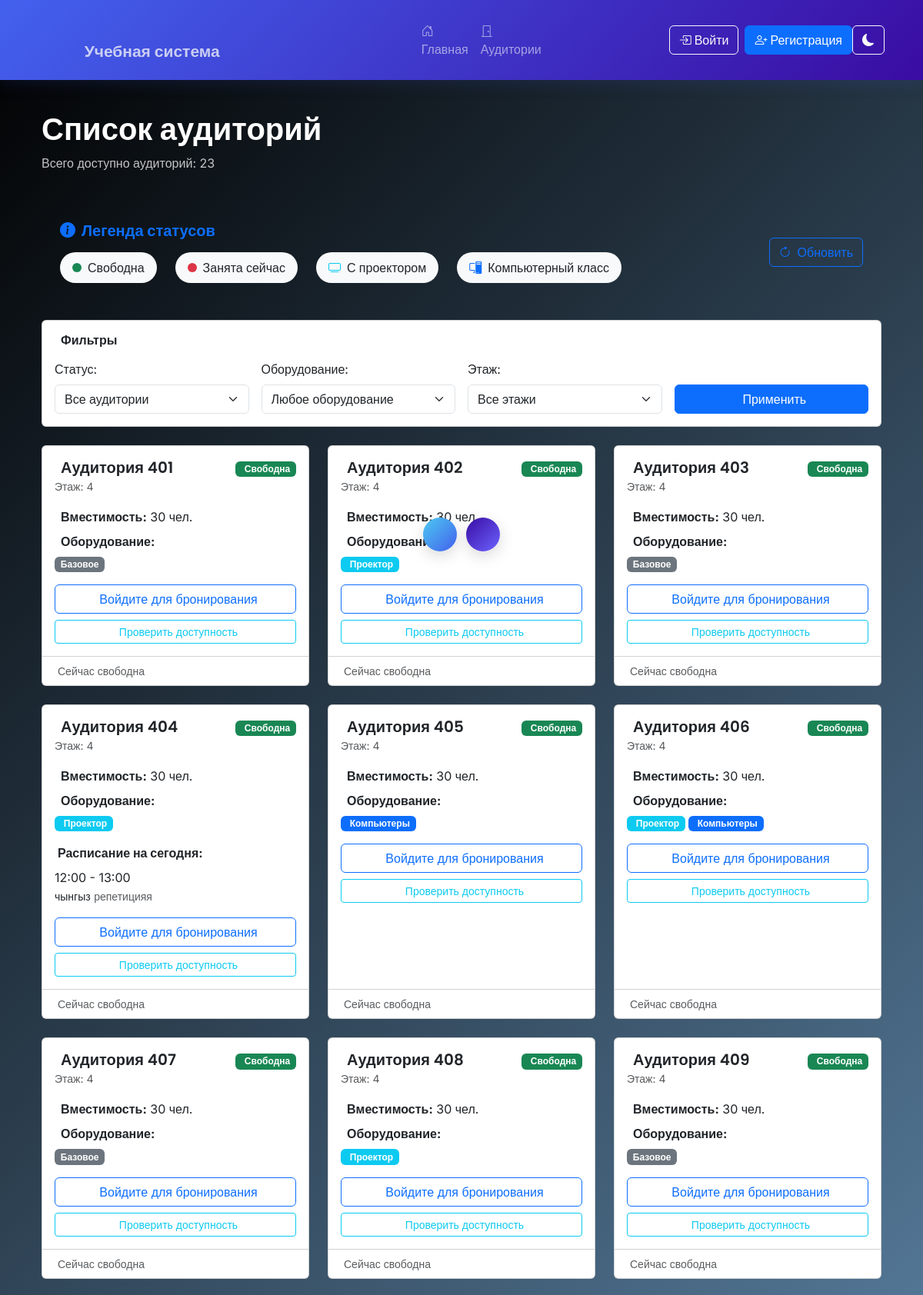
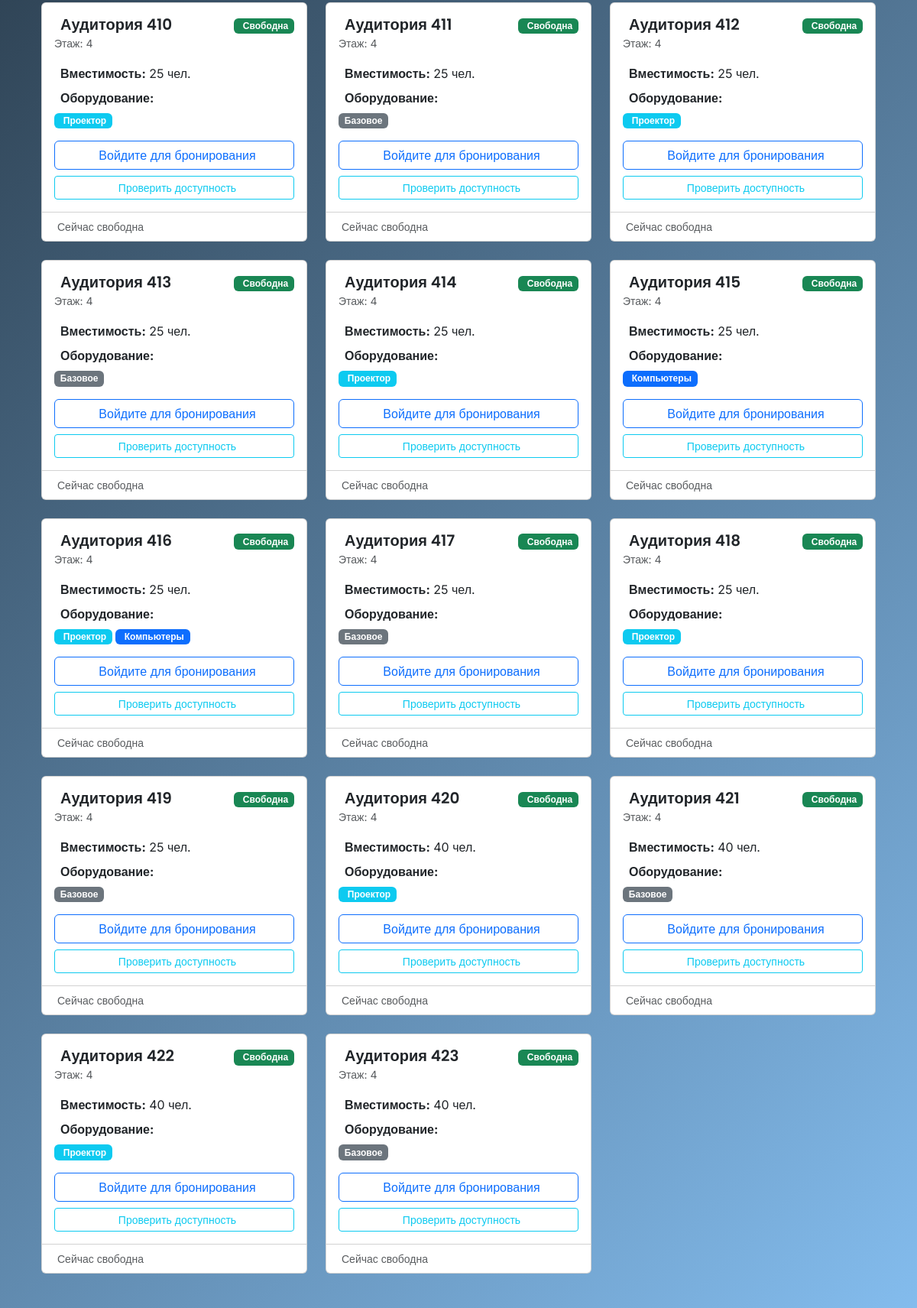
Page /classrooms (upper part) on the committed database (2 pictures, top to bottom).
### app/models.py (models this page shows, shortened)
class Classroom(db.Model):
    __tablename__ = 'classroom'
    id = db.Column(db.Integer, primary_key=True)
    room_number = db.Column(db.String(20), unique=True, nullable=False)
    capacity = db.Column(db.Integer, nullable=False)
    floor = db.Column(db.Integer, nullable=False)
    has_projector = db.Column(db.Boolean, default=False)
    has_computers = db.Column(db.Boolean, default=False)
    is_active = db.Column(db.Boolean, default=True)
    bookings = db.relationship('Booking', backref='classroom', lazy='dynamic')

class Booking(db.Model):
    __tablename__ = 'booking'
    id = db.Column(db.Integer, primary_key=True)
    user_id = db.Column(db.Integer, db.ForeignKey('user.id'), nullable=False)
    classroom_id = db.Column(db.Integer, db.ForeignKey('classroom.id'), nullable=False)
    booking_date = db.Column(db.Date, nullable=False)
    start_time = db.Column(db.Time, nullable=False)
    end_time = db.Column(db.Time, nullable=False)
    purpose = db.Column(db.String(200), nullable=False)
    status = db.Column(db.String(20), default='pending')
    created_at = db.Column(db.DateTime, default=datetime.utcnow)
    recurring_booking_id = db.Column(db.Integer, db.ForeignKey('recurring_booking.id'), nullable=True)
    recurring_booking = db.relationship('RecurringBooking', backref='generated_bookings')

class User(UserMixin, db.Model):
    __tablename__ = 'user'
    id = db.Column(db.Integer, primary_key=True)
    username = db.Column(db.String(64), unique=True, nullable=False)
    email = db.Column(db.String(120), unique=True, nullable=False)
    password_hash = db.Column(db.String(256))
    role = db.Column(db.String(20), default='student')
    created_at = db.Column(db.DateTime, default=datetime.utcnow)
    bookings = db.relationship('Booking', backref='user', lazy='dynamic')

### app/routes.py (the view)
@main_bp.route('/classrooms')
def classrooms():
    status_filter = request.args.get('status', 'all')
    equipment_filter = request.args.get('equipment', 'all')
    floor_filter = request.args.get('floor', 'all')
    query = Classroom.query.filter_by(is_active=True)
    if equipment_filter != 'all':
        if equipment_filter == 'projector':
            query = query.filter_by(has_projector=True)
        elif equipment_filter == 'computers':
            query = query.filter_by(has_computers=True)
    if floor_filter != 'all':
        query = query.filter_by(floor=int(floor_filter))
    classrooms_list = query.all()
    now = datetime.now()
    current_date = now.date()
    current_time = now.time()
    for classroom in classrooms_list:
        active_booking = Booking.query.filter(
            Booking.classroom_id == classroom.id,
            Booking.booking_date == current_date,
            Booking.status == 'approved',
            Booking.start_time <= current_time,
            Booking.end_time > current_time
        ).first()
        classroom.is_occupied_now = active_booking is not None
        if active_booking:
            classroom.occupied_by = active_booking.user.username
            classroom.occupied_until = active_booking.end_time
            classroom.booking_purpose = active_booking.purpose
        today_bookings = Booking.query.filter(
            Booking.classroom_id == classroom.id,
            Booking.booking_date == current_date,
            Booking.status == 'approved'
        ).order_by(Booking.start_time).all()
        classroom.today_bookings = today_bookings
    if status_filter == 'free':
        classrooms_list = [c for c in classrooms_list if not c.is_occupied_now]
    elif status_filter == 'occupied':
        classrooms_list = [c for c in classrooms_list if c.is_occupied_now]
    from datetime import timedelta
    max_date = current_date + timedelta(days=30)
    return render_template('classrooms.html',
                         title='Аудитории',
                         classrooms=classrooms_list,
                         now=now,
                         current_date=current_date,
                         max_date=max_date,
                         status_filter=status_filter,
                         equipment_filter=equipment_filter,
                         floor_filter=floor_filter)

### app/routes.py (called while the page is built)
@main_bp.context_processor
def inject_now():
    return {'now': datetime.now()}

### app/templates/classrooms.html (shortened to what this page needs)
{% extends "base.html" %}
{% block content %}
<div class="container">
    <div class="row mb-4">
        <div class="col-12">
            <h1 class="text-white"> Список аудиторий</h1>
            <p class="text-white opacity-75">Всего доступно аудиторий: {{ classrooms|length }}</p>
        </div>
    </div>
    <div class="row mb-4 fade-in">
    <div class="col-12">
        <div class="modern-card">
            <div class="card-body p-4">
                <div class="d-flex justify-content-between align-items-center flex-wrap gap-3">
                    <div>
                        <h5 class="mb-3 fw-semibold text-primary">
                            <i class="bi bi-info-circle-fill me-2"></i>Легенда статусов
                        </h5>
                        <div class="d-flex flex-wrap gap-4 mt-3">
                            <div class="d-flex align-items-center bg-light rounded-pill px-3 py-2">
                                <div class="status-indicator bg-success me-2 rounded-circle" style="width: 12px; height: 12px;"></div>
                                <span class="fw-medium">Свободна</span>
                            </div>
                            <div class="d-flex align-items-center bg-light rounded-pill px-3 py-2">
                                <div class="status-indicator bg-danger me-2 rounded-circle" style="width: 12px; height: 12px;"></div>
                                <span class="fw-medium">Занята сейчас</span>
                            </div>
                            <div class="d-flex align-items-center bg-light rounded-pill px-3 py-2">
                                <i class="bi bi-tv text-info me-2"></i>
                                <span class="fw-medium">С проектором</span>
                            </div>
                            <div class="d-flex align-items-center bg-light rounded-pill px-3 py-2">
                                <i class="bi bi-pc-display text-primary me-2"></i>
                                <span class="fw-medium">Компьютерный класс</span>
                            </div>
                        </div>
                    </div>
                    <button class="btn btn-outline-primary btn-refresh" onclick="location.reload()">
                        <i class="bi bi-arrow-clockwise me-2"></i>Обновить
                    </button>
                </div>
            </div>
        </div>
    </div>
</div>
    <div class="row mb-4">
        <div class="col-12">
            <div class="card">
                <div class="card-body">
                    <h6 class="mb-3">Фильтры</h6>
                    <form method="GET" action="{{ url_for('main.classrooms') }}" id="filterForm">
                        <div class="row g-3">
                            <div class="col-md-3">
                                <label class="form-label">Статус:</label>
                                <select class="form-select" name="status" id="statusFilter">
                                    <option value="all" {% if status_filter == 'all' %}selected{% endif %}>Все аудитории</option>
                                </select>
                            </div>
                            <div class="col-md-3">
                                <label class="form-label">Оборудование:</label>
                                <select class="form-select" name="equipment" id="equipmentFilter">
                                    <option value="all" {% if equipment_filter == 'all' %}selected{% endif %}>Любое оборудование</option>
                                </select>
                            </div>
                            <div class="col-md-3">
                                <label class="form-label">Этаж:</label>
                                <select class="form-select" name="floor" id="floorFilter">
                                    <option value="all" {% if floor_filter == 'all' %}selected{% endif %}>Все этажи</option>
                                </select>
                            </div>
                            <div class="col-md-3 d-flex align-items-end">
                                <div class="d-grid w-100">
                                    <button type="submit" class="btn btn-primary">
                                        Применить
                                    </button>
                                </div>
                            </div>
                        </div>
                    </form>
                </div>
            </div>
        </div>
    </div>
    <div class="row">
        {% for classroom in classrooms %}
        <div class="col-md-6 col-lg-4 mb-4">
            <div class="card h-100 {% if classroom.is_occupied_now %}card-occupied pulse-red{% else %}card-free{% endif %}">
                <div class="card-body">
                    <div class="d-flex justify-content-between align-items-start mb-3">
                        <div>
                            <h5 class="card-title mb-0">
                                Аудитория {{ classroom.room_number }}
                            </h5>
                            <small class="text-muted">Этаж: {{ classroom.floor }}</small>
                        </div>
                        <div>
                            {% if classroom.is_occupied_now %}
                                <span class="badge bg-danger">
                                    <i class="fas fa-user-clock me-1"></i>Занята
                                </span>
                            {% else %}
                                <span class="badge bg-success">
                                    Свободна
                                </span>
                            {% endif %}
                        </div>
                    </div>
                    <div class="classroom-info mb-3">
                        <p class="mb-2">
                            <strong>Вместимость:</strong> {{ classroom.capacity }} чел.
                        </p>
                        <p class="mb-2">
                            <strong>Оборудование:</strong>
                        </p>
                        <div class="d-flex flex-wrap gap-1">
                            {% if classroom.has_projector %}
                                <span class="badge bg-info">
                                    Проектор
                                </span>
                            {% endif %}
                            {% if classroom.has_computers %}
                                <span class="badge bg-primary">
                                    Компьютеры
                                </span>
                            {% endif %}
                            {% if not classroom.has_projector and not classroom.has_computers %}
                                <span class="badge bg-secondary">Базовое</span>
                            {% endif %}
                        </div>
                    </div>
                    {% if classroom.today_bookings %}
                    <div class="mb-3">
                        <p class="mb-2"><strong>Расписание на сегодня:</strong></p>
                        <div class="schedule-timeline">
                            {% for booking in classroom.today_bookings %}
                            <div class="schedule-item {% if booking.start_time <= now.time() and booking.end_time > now.time() %}active{% endif %}">
                                <div class="schedule-time">
                                    {{ booking.start_time.strftime('%H:%M') }} - {{ booking.end_time.strftime('%H:%M') }}
                                </div>
                                <div class="schedule-info">
                                    <small>{{ booking.user.username }}</small>
                                    <small class="text-muted">{{ booking.purpose|truncate(20) }}</small>
                                </div>
                            </div>
                            {% endfor %}
                        </div>
                    </div>
                    {% endif %}
                    <div class="d-grid gap-2">
                        {% if current_user.is_authenticated %}
                            {% if classroom.is_occupied_now %}
                                <button class="btn btn-outline-danger" disabled>
                                    <i class="fas fa-ban me-2"></i>Сейчас занята
                                </button>
                            {% else %}
                                <a href="{{ url_for('main.booking') }}?classroom={{ classroom.id }}"
                                   class="btn btn-primary">
                                    <i class="fas fa-calendar-plus me-2"></i>Забронировать
                                </a>
                            {% endif %}
                        {% else %}
                            <a href="{{ url_for('auth.login') }}" class="btn btn-outline-primary">
                                Войдите для бронирования
                            </a>
                        {% endif %}
                        <button class="btn btn-outline-info btn-sm check-availability-btn"
                                data-classroom-id="{{ classroom.id }}"
                                data-classroom-number="{{ classroom.room_number }}">
                            Проверить доступность
                        </button>
                    </div>
                </div>
                <div class="card-footer bg-transparent">
                    <div class="d-flex justify-content-between align-items-center">
                        <small class="text-muted">
                            {% if classroom.is_occupied_now %}
                                Освободится в {{ classroom.occupied_until.strftime('%H:%M') }}
                            {% else %}
                                Сейчас свободна
                            {% endif %}
                        </small>
                    </div>
                </div>
            </div>
        </div>
        {% endfor %}
    </div>
</div>
{% endblock %}

### app/templates/base.html (style rules this page uses)
:root { --primary-color: #4361ee; --secondary-color: #3a0ca3; --accent-color: #4cc9f0; --light-color: #f8f9fa; --dark-color: #212529; --success-color: #4ade80; --warning-color: #fbbf24; --danger-color: #ef4444; }
* { font-family: 'Inter', sans-serif; }
body { background: linear-gradient(135deg, #000000 0%, #8dcaff 100%); min-height: 100vh; display: flex; flex-direction: column; }
h1, h2, h3, h4, h5, h6 { font-family: 'Poppins', sans-serif; font-weight: 600; }

### rows in the picture
Classroom: room_number "401", floor "4", capacity "30", has_projector "Базовое"
Classroom: room_number "402", floor "4", capacity "30", has_projector "Проектор"
Classroom: room_number "403", floor "4", capacity "30", has_projector "Базовое"
Classroom: room_number "404", floor "4", capacity "30", has_projector "Проектор"
Booking: start_time "12:00", end_time "13:00", user.username "чынгыз", purpose "репетицияя"
Classroom: room_number "405", floor "4", capacity "30", has_computers "Компьютеры"
Classroom: room_number "406", floor "4", capacity "30", has_projector "Проектор", has_computers "Компьютеры"
Classroom: room_number "407", floor "4", capacity "30", has_projector "Базовое"
Classroom: room_number "408", floor "4", capacity "30", has_projector "Проектор"
Classroom: room_number "409", floor "4", capacity "30", has_projector "Базовое"
Classroom: room_number "410", floor "4", capacity "25", has_projector "Проектор"
Classroom: room_number "411", floor "4", capacity "25", has_projector "Базовое"
Classroom: room_number "412", floor "4", capacity "25", has_projector "Проектор"
Classroom: room_number "413", floor "4", capacity "25", has_projector "Базовое"
Classroom: room_number "414", floor "4", capacity "25", has_projector "Проектор"
Classroom: room_number "415", floor "4", capacity "25", has_computers "Компьютеры"
Classroom: room_number "416", floor "4", capacity "25", has_projector "Проектор", has_computers "Компьютеры"
Classroom: room_number "417", floor "4", capacity "25", has_projector "Базовое"
Classroom: room_number "418", floor "4", capacity "25", has_projector "Проектор"
Classroom: room_number "419", floor "4", capacity "25", has_projector "Базовое"
Classroom: room_number "420", floor "4", capacity "40", has_projector "Проектор"
Classroom: room_number "421", floor "4", capacity "40", has_projector "Базовое"
Classroom: room_number "422", floor "4", capacity "40", has_projector "Проектор"
Classroom: room_number "423", floor "4", capacity "40", has_projector "Базовое"

### other values in the picture
{{ classrooms|length }} "23"
